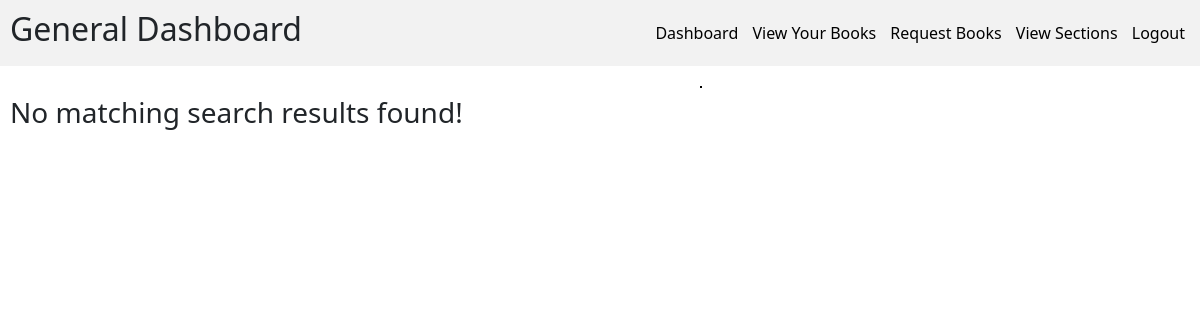
The app's page /generalDashboard/books/search/ (signed in), older data.
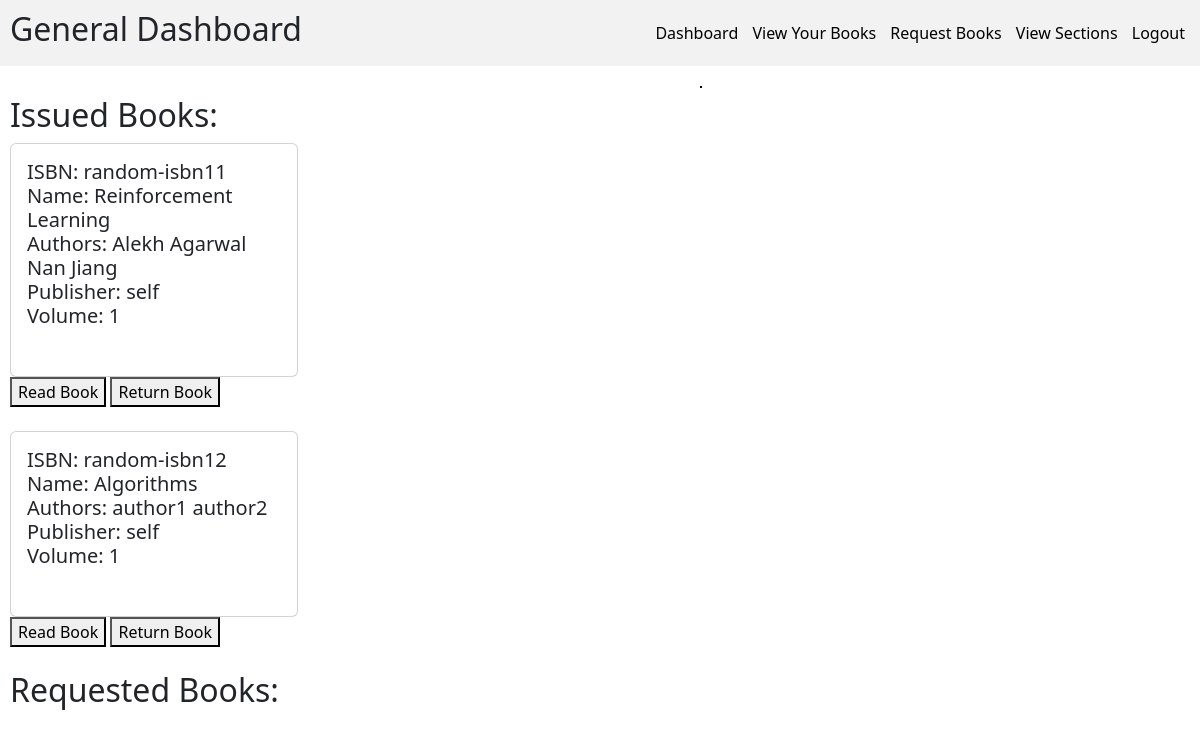
The same page, newer data.
### models.py (models this page shows)
class BookModel(db.Model):
    __tablename__ = "book"
    id = Column(Integer, primary_key=True, autoincrement=True)
    isbn = Column(String(13), nullable=False, unique=True)
    name = Column(String(100), nullable=False)
    page_count = Column(Integer, nullable=False)
    content = Column(String, nullable=False)
    publisher = Column(String(100), nullable=False)
    volume = Column(Integer, nullable = False)
    section_id = Column(Integer, ForeignKey("section.id"), nullable=False)
    search_word = Column(String(500), nullable=False)
    price = Column(Integer, nullable=False)

class BookAuthorModel(db.Model):
    __tablename__ = "book_author"
    book_id = Column(Integer, ForeignKey("book.id"), primary_key=True)
    author_name = Column(String(40), primary_key=True)
    search_word = Column(String(40), nullable=False)

### blueprints/api.py (the view)
        def wrapper(*args, **kwargs):
            info = UserInfoModel.query.filter_by(uid=current_user.id).first()
            if not info:
                return {"message": "Info not found"}, 404
            if info.role != role:
                return {"message": f"Only {role} user has access here"}, 400
            else:
                return function(*args, **kwargs)

### app.py (called while the page is built)
def raw(input: str) -> str:
    return input.lower().replace(" ", "")

def get_all_book_authors():
    return BookAuthorModel.query.all()

@app.route("/generalDashboard/books/search/", methods=["GET"])
@login_required
@check_role(role="General")
def searchGeneralBooks():
    book_authors = get_all_book_authors()
    search_word = request.args.get("search_word", default="")
    books = findBooks(search_word)
    book_requests = BookRequestsModel.query.filter_by(uid=current_user.id).all()
    book_issues = BookIssueModel.query.filter_by(uid=current_user.id).all()
    requested, issued = [], []
    for book in books:
        for req in book_requests:
            if book.id == req.book_id:
                requested.append(book)
        for issue in book_issues:
            if book.id == issue.book_id:
                issued.append(book)
    return render_template(
        "search_generalBooks.html",
        requested=requested,
        issued=issued,
        book_authors=book_authors,
        role="General",
    )

### blueprints/api.py (called while the page is built)
@login_manager.user_loader
def load_user(id):
    return UserLoginModel.query.get(id)

### templates/search_generalBooks.html (shortened to what this page needs)
{% if role == "Librarian" %}
{% extends "librarianBase.html" %}
{% else %}
{% extends "generalBase.html" %}
{% endif %}
{% block content %}
<div>
    {% if (requested|length + issued|length) == 0: %}
    <h3>No matching search results found!</h3>
    {% else %}
    <h2>Issued Books: </h2>
    {% for book in issued %}
    <div class="card" style="width: 18rem;">
        <div class="card-body">
            <h5>
                ISBN: {{book.isbn}} <br>
                Name: {{book.name}} <br>
                Authors:
                {% for book_author in book_authors %}
                    {% if book_author.book_id == book.id: %}
                    {{book_author.author_name}}
                    {% endif %}
                {% endfor %}
                <br>
                Publisher: {{book.publisher}}<br>
                Volume: {{book.volume}}<br><br>
            </h5>
        </div>
    </div>
    <a href="/readBook?id={{book.id}}"><button>Read Book</button></a>
    <a href="/returnBook?id={{book.id}}"><button>Return Book</button></a> <br> <br>
    {% endfor %}
    <h2>Requested Books: </h2>
        </div>
    </div>
    {% endif %}
</div>
{% endblock %}

Row changes from the older to the newer data that the page shows:
added BookModel: isbn "random-isbn11", name "Reinforcement Learning", publisher "self", volume "1"
added BookAuthorModel: author_name "Alekh Agarwal", shown under "random-isbn11"
added BookAuthorModel: author_name "Nan Jiang", shown under "random-isbn11"
added BookModel: isbn "random-isbn12", name "Algorithms", publisher "self", volume "1"
added BookAuthorModel: author_name "author1", shown under "random-isbn12"
added BookAuthorModel: author_name "author2", shown under "random-isbn12"
Text that changed along with them:
text no longer shown: "No matching search results found!"
text now shown: "Issued Books: Requested Books:"
